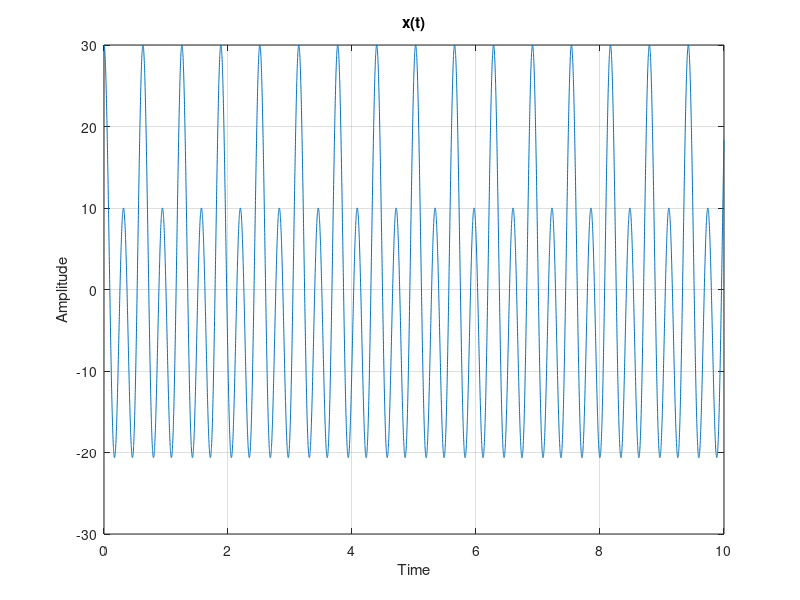
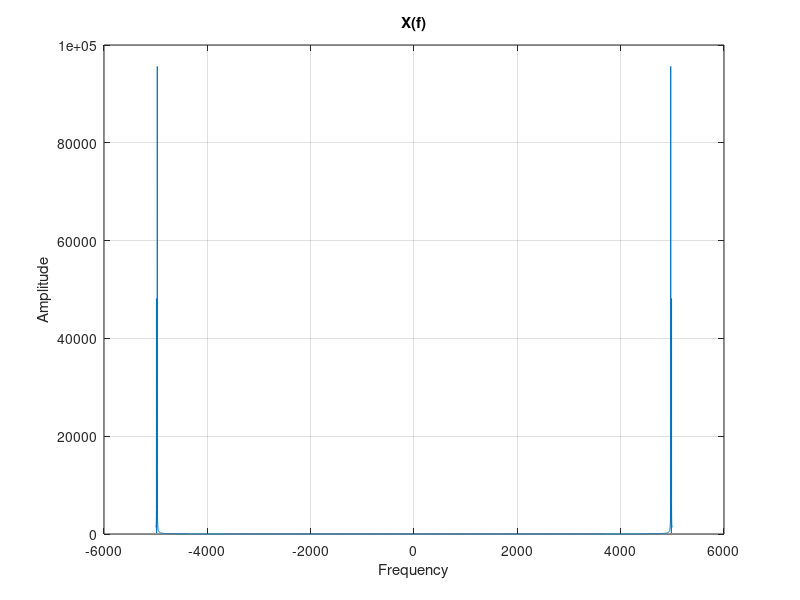

Reproduce these figures in MATLAB, in order.
t = 0:.001:10;

x = 10*cos(10*t) + 20*cos(20*t);

figure();
plot(t,x); grid on;
xlabel('Time'); ylabel('Amplitude');
title('x(t)');

X = fft(x);
f = -length(x)/2:length(x)/2-1;

figure();
plot(f,abs(X)); grid on;
xlabel('Frequency'); ylabel('Amplitude');
title('X(f)');